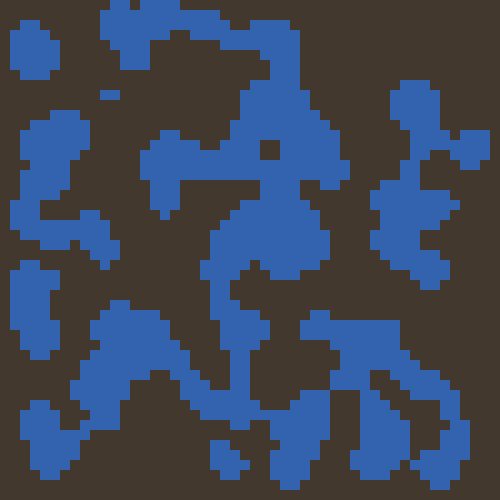
Frame 1 (no input)
Frame 60 (the mouse pressed at the canvas centre just before this capture): identical to frame 1, image omitted
Frame 120 (the mouse held since frame 60 and released just before this capture): identical to frame 1, image omitted

The Processing sketch that drew this single still picture (run headless with seeded random() and noise(); from frame 60 on, the mouse is pressed at the canvas centre):

// Processing sketch: automata1_processing
// ── automata1_processing.pde
//tackle this one if you're comfortable with the others.

final int COLS = 50;
final int ROWS = 50;

float cellSize;
boolean[][] cellmap = new boolean[COLS][ROWS];

void setup() {
  size(500, 500);
  noStroke();
  cellSize = width/COLS;
  initializeRandWorld();
  cellmap = generateMap();
}

void draw() {
  drawWorld();
}

boolean[][] generateMap() {
  int numberOfSteps = 6;
  for (int i = 0; i < numberOfSteps; i++) {
    cellmap = doSimulationStep();
  }
  return cellmap;
}

boolean[][] doSimulationStep() {
  int deathLimit = 3;
  int birthLimit = 4;
  boolean[][] newMap = new boolean[COLS][ROWS];
  for (int x = 0; x < cellmap.length; x++) {
    for (int y = 0; y < cellmap[0].length; y++) {
      int nbs = countAliveNeighbors(cellmap, x, y);
      //if a cell is alive but has too few neighbors, kill it
      if (cellmap[x][y]) {
        if (nbs < deathLimit) {
          newMap[x][y] = false;
        } else {
          newMap[x][y] = true;
        }
        //otherwise if cell is dead, check if it has the right number of neighbors to be born
      } else {
        if (nbs > birthLimit) {
          newMap[x][y] = true;
        } else {
          newMap[x][y] = false;
        }
      }
    }
  }
  return newMap;
}

int countAliveNeighbors(boolean[][] map, int x, int y) {
  int count = 0;
  for (int i = -1; i < 2; i++) {
    for (int j = -1; j < 2; j++) {
      int neighborX = x+i;
      int neighborY = y+j;
      if (!(i == 0 && j == 0)) {
        if (neighborX < 0 || neighborY < 0 || neighborX >= map.length || neighborY >= map[0].length) {
          count = count + 1;
        } else if (map[neighborX][neighborY]) {
          count = count + 1;
        }
      }
    }
  }
  return count;
}

void initializeRandWorld() {
  float aliveChance = 0.45;
  for (int x = 0; x < COLS; x++) {
    for (int y = 0; y < ROWS; y++) {
      if (random(1) < aliveChance) {
        cellmap[x][y] = true;
      }
    }
  }
}

void drawWorld() {
  for (int x = 0; x < COLS; x++) {
    for (int y = 0; y < ROWS; y++) {
      if (cellmap[x][y] == true) {
        fill(67, 56, 45);
      } else {
        fill(51, 98, 175);
      }
      rect(x * cellSize, y * cellSize, (x * cellSize) + cellSize, (y * cellSize) + cellSize);
    }
  }
}
